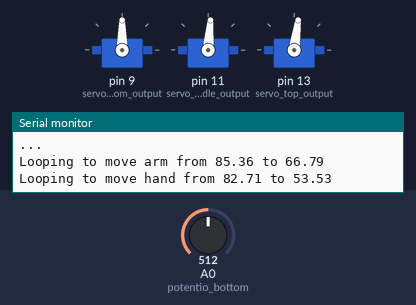
The sketch below on a simulated Arduino Uno, built with avr-gcc and run on an emulated ATmega328P. Shown: 3 × servo, the last lines printed to the serial monitor. Inputs (shaded band) come from the test bench; at power-on: A0 (potentio_bottom) = 512.

Above: at 1.26 s.
1.3 s: A0 (potentio_bottom) set to 716
At 5.1 s:
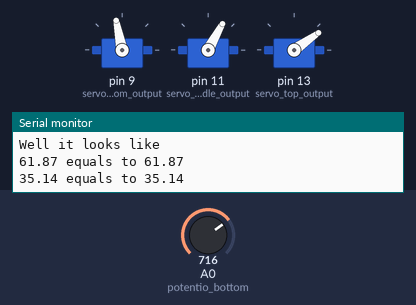
5.8 s: A0 (potentio_bottom) set to 1023
At 11.1 s:
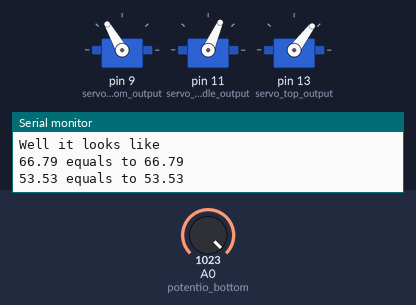
11.3 s: A0 (potentio_bottom) set to 306
At 15.0 s:
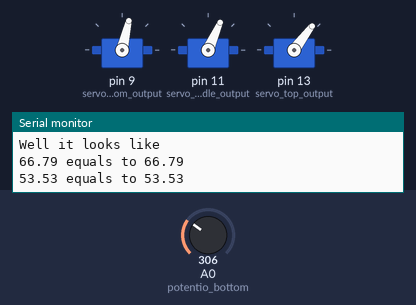
Timing chart, 0 to 21.8 s (numbered marks = the images above; inputs shaded):
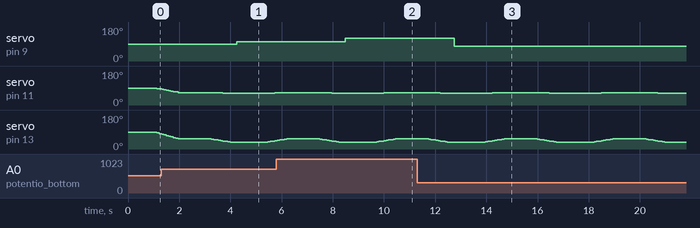

The sketch:

RobotArm_Drawing.ino
```cpp
#include <Servo.h>

Servo servo_bottom;      //initialize a servo object for the connected servo
Servo servo_middle;
Servo servo_top;

int servo_bottom_output = 9;
int servo_middle_output = 11;
int servo_top_output = 13;

double angle_bottom = 0;
double angle_middle = 0;
double angle_top = 0;

int potentio_bottom = A0;      // initialize the pin for potentiometer
int potentio_middle = A2;      // initialize the pin for potentiometer
int potentio_top = A5;      // initialize the pin for potentiometer

double geo_height = 7.6;
double geo_arm_length = 5.7;
double geo_hand_length = 1.0 + 4.5;

double interval = 0.3;

void setup()
{

 Serial.begin(9600);

 servo_bottom.attach(servo_bottom_output);   // attach the signal pin of servo to pin
 servo_middle.attach(servo_middle_output);   // attach the signal pin of servo to pin
 servo_top.attach(servo_top_output);   // attach the signal pin of servo to pin

 angle_bottom = map(analogRead(potentio_bottom), 0, 1023, 60, 120);     // scaling the potentiometer value to angle value for servo
 angle_middle = map(analogRead(potentio_middle), 0, 1023, 30, 150);     // scaling the potentiometer value to angle value for servo
 angle_top = map(analogRead(potentio_top), 0, 1023, 30, 150);  // scaling the potentiometer value to angle value for servo

}


double armAngle (double dist){

  //Applying law of cosines

  // Angle between height and hypotenus
  double angle1 = atan(dist/geo_height) / M_PI * 180;
  //Serial.println(angle1);

  // Angle between hypotenus and arm
  double temp= (dist * dist + geo_height*geo_height + geo_arm_length*geo_arm_length -
                geo_hand_length*geo_hand_length)/
                (2*geo_arm_length*
                sqrt(dist * dist + geo_height*geo_height));
  double angle2 = acos(temp) / M_PI * 180;
  //Serial.println(angle2);

  return angle1+angle2;

}

double handAngle (double dist){

  //Applying law of cosines
  double temp= (geo_arm_length*geo_arm_length + geo_hand_length*geo_hand_length -
                dist * dist - geo_height*geo_height)/
                (2*geo_arm_length*geo_hand_length);

  double angle = 180 - (acos(temp) / M_PI * 180);
  //Serial.println(angle);
  return angle;


}

void loop()
{

 angle_bottom = map(analogRead(potentio_bottom), 0, 1023, 60, 120);     // scaling the potentiometer value to angle value for servo


 //Serial.println(angle_middle);

 servo_bottom.write(angle_bottom);                   //command to rotate the servo to the specified angle
 /*servo_middle.write(angle_middle);
 servo_top.write(angle_top);

 delay(5);

 Serial.print(servo_bottom.read()); Serial.print(", ");
 Serial.print(servo_middle.read()); Serial.print(", ");
 Serial.println(servo_top.read());*/
 delay(1000);
 moveTo(6.5);
 delay(1000);
 moveTo(7.5);
}

void moveTo(double dist){

  double arm = armAngle(dist);
  double hand = handAngle(dist);

  //angle_middle = arm;
  //angle_top = hand;

  Serial.println("-------");
  Serial.println("-------");
  Serial.println("Now, will move from");
  Serial.print(angle_middle);Serial.print(", "); Serial.println(angle_top);
  Serial.println("To the new position of");
  Serial.print(arm);Serial.print(", "); Serial.println(hand);
  Serial.println("-------");

  slowlyMoveTo(arm, hand);
}

void slowlyMoveTo(double armAngle, double handAngle){

  double armInterval = fabs(armAngle-angle_middle)/10;
  double handInterval = fabs(handAngle-angle_top)/10;

  while(true){

    if(fabs(armAngle-angle_middle)>armInterval){
      if(armAngle > angle_middle){
        angle_middle += armInterval;
       }
       else{
        angle_middle -= armInterval;
       }
    }
    else{
      angle_middle = armAngle;
    }

    if(fabs(handAngle-angle_top)>handInterval){
      if(handAngle > angle_top){
        angle_top += handInterval;
       }
       else{
        angle_top -= handInterval;
       }
    }
    else{
      angle_top = handAngle;
    }

    Serial.println("...");
    Serial.print("Looping to move arm from "); Serial.print(angle_middle); Serial.print(" to "); Serial.println(armAngle);
    Serial.print("Looping to move hand from "); Serial.print(angle_top); Serial.print(" to "); Serial.println(handAngle);

    servo_middle.write(angle_middle);
    servo_top.write(angle_top);

    delay (5);

    if((armAngle == angle_middle) && (handAngle == angle_top)){
        Serial.println("-------");
        Serial.println("Well it looks like ");
        Serial.print(angle_middle);Serial.print(" equals to "); Serial.println(armAngle);
        Serial.print(angle_top);Serial.print(" equals to "); Serial.println(handAngle);
        return;
    }
  }
}
```

Measured:
- after the input at 1.3 s, servo on pin 9 (servo_bottom_output): 90° → 101° after 2.9 s
- after the input at 5.8 s, servo on pin 9 (servo_bottom_output): 101° → 120° after 2.7 s
- after the input at 11.3 s, servo on pin 9 (servo_bottom_output): 120° → 77° after 1.4 s
- by itself, servo on pin 11 (servo_middle_output): repeats every 4.2 s: 64° 0.18 s, 63° 0.18 s, 62° 0.18 s, 61° 1.3 s, 62° 0.18 s, 63° 0.18 s, 64° 0.18 s, 65° 0.18 s, 66° 1.5 s, 65° 0.18 s
- by itself, servo on pin 13 (servo_top_output): repeats every 4.2 s: 49° 0.09 s, 48° 0.09 s, 46° 0.09 s, 44° 0.09 s, 42° 0.09 s, 40° 0.09 s, 38° 0.09 s, 36° 0.09 s, 35° 1.3 s, 36° 0.09 s, 38° 0.09 s, 40° 0.09 s, 42° 0.09 s, 44° 0.09 s, 46° 0.09 s, 48° 0.09 s, 49° 0.09 s, 51° 0.09 s, 53° 1.3 s, 51° 0.09 s
